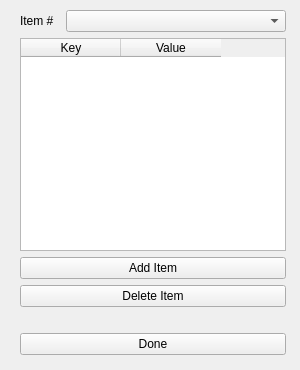
<?xml version="1.0" encoding="UTF-8"?>
<ui version="4.0">
 <class>SubArrayEditWindow</class>
 <widget class="QWidget" name="SubArrayEditWindow">
  <property name="geometry">
   <rect>
    <x>0</x>
    <y>0</y>
    <width>300</width>
    <height>370</height>
   </rect>
  </property>
  <property name="windowTitle">
   <string>Form</string>
  </property>
  <widget class="QWidget" name="">
   <property name="geometry">
    <rect>
     <x>0</x>
     <y>10</y>
     <width>286</width>
     <height>345</height>
    </rect>
   </property>
   <layout class="QHBoxLayout" name="horizontalLayout_2">
    <item>
     <spacer name="verticalSpacer">
      <property name="orientation">
       <enum>Qt::Vertical</enum>
      </property>
      <property name="sizeHint" stdset="0">
       <size>
        <width>20</width>
        <height>40</height>
       </size>
      </property>
     </spacer>
    </item>
    <item>
     <layout class="QVBoxLayout" name="verticalLayout">
      <item>
       <layout class="QHBoxLayout" name="horizontalLayout">
        <item>
         <widget class="QLabel" name="label">
          <property name="maximumSize">
           <size>
            <width>40</width>
            <height>16777215</height>
           </size>
          </property>
          <property name="text">
           <string>Item #</string>
          </property>
         </widget>
        </item>
        <item>
         <widget class="QComboBox" name="comboBox">
          <property name="maximumSize">
           <size>
            <width>16777215</width>
            <height>16777215</height>
           </size>
          </property>
         </widget>
        </item>
       </layout>
      </item>
      <item>
       <widget class="QTableWidget" name="tableWidget">
        <property name="minimumSize">
         <size>
          <width>0</width>
          <height>200</height>
         </size>
        </property>
        <column>
         <property name="text">
          <string>Key</string>
         </property>
        </column>
        <column>
         <property name="text">
          <string>Value</string>
         </property>
        </column>
       </widget>
      </item>
      <item>
       <widget class="QPushButton" name="pushButton_2">
        <property name="text">
         <string>Add Item</string>
        </property>
       </widget>
      </item>
      <item>
       <widget class="QPushButton" name="pushButton_3">
        <property name="text">
         <string>Delete Item</string>
        </property>
       </widget>
      </item>
      <item>
       <spacer name="horizontalSpacer">
        <property name="orientation">
         <enum>Qt::Horizontal</enum>
        </property>
        <property name="sizeHint" stdset="0">
         <size>
          <width>40</width>
          <height>20</height>
         </size>
        </property>
       </spacer>
      </item>
      <item>
       <widget class="QPushButton" name="pushButton">
        <property name="text">
         <string>Done</string>
        </property>
       </widget>
      </item>
     </layout>
    </item>
   </layout>
  </widget>
  <zorder>tableWidget</zorder>
  <zorder>comboBox</zorder>
  <zorder>label</zorder>
  <zorder>pushButton</zorder>
  <zorder>tableWidget</zorder>
 </widget>
 <resources/>
 <connections>
  <connection>
   <sender>comboBox</sender>
   <signal>currentIndexChanged(int)</signal>
   <receiver>SubArrayEditWindow</receiver>
   <slot>comboBoxSelected(int)</slot>
   <hints>
    <hint type="sourcelabel">
     <x>157</x>
     <y>26</y>
    </hint>
    <hint type="destinationlabel">
     <x>299</x>
     <y>73</y>
    </hint>
   </hints>
  </connection>
  <connection>
   <sender>pushButton</sender>
   <signal>clicked()</signal>
   <receiver>SubArrayEditWindow</receiver>
   <slot>doneClicked()</slot>
   <hints>
    <hint type="sourcelabel">
     <x>110</x>
     <y>333</y>
    </hint>
    <hint type="destinationlabel">
     <x>299</x>
     <y>252</y>
    </hint>
   </hints>
  </connection>
  <connection>
   <sender>tableWidget</sender>
   <signal>itemChanged(QTableWidgetItem*)</signal>
   <receiver>SubArrayEditWindow</receiver>
   <slot>objectChanged(QTableWidgetItem*)</slot>
   <hints>
    <hint type="sourcelabel">
     <x>176</x>
     <y>174</y>
    </hint>
    <hint type="destinationlabel">
     <x>299</x>
     <y>178</y>
    </hint>
   </hints>
  </connection>
  <connection>
   <sender>pushButton_2</sender>
   <signal>clicked()</signal>
   <receiver>SubArrayEditWindow</receiver>
   <slot>addItemClicked()</slot>
   <hints>
    <hint type="sourcelabel">
     <x>201</x>
     <y>257</y>
    </hint>
    <hint type="destinationlabel">
     <x>294</x>
     <y>225</y>
    </hint>
   </hints>
  </connection>
  <connection>
   <sender>pushButton_3</sender>
   <signal>clicked()</signal>
   <receiver>SubArrayEditWindow</receiver>
   <slot>deleteItemClicked()</slot>
   <hints>
    <hint type="sourcelabel">
     <x>131</x>
     <y>283</y>
    </hint>
    <hint type="destinationlabel">
     <x>291</x>
     <y>301</y>
    </hint>
   </hints>
  </connection>
 </connections>
 <slots>
  <slot>comboBoxSelected(int)</slot>
  <slot>doneClicked()</slot>
  <slot>objectChanged(QTableWidgetItem*)</slot>
  <slot>addItemClicked()</slot>
  <slot>deleteItemClicked()</slot>
 </slots>
</ui>
